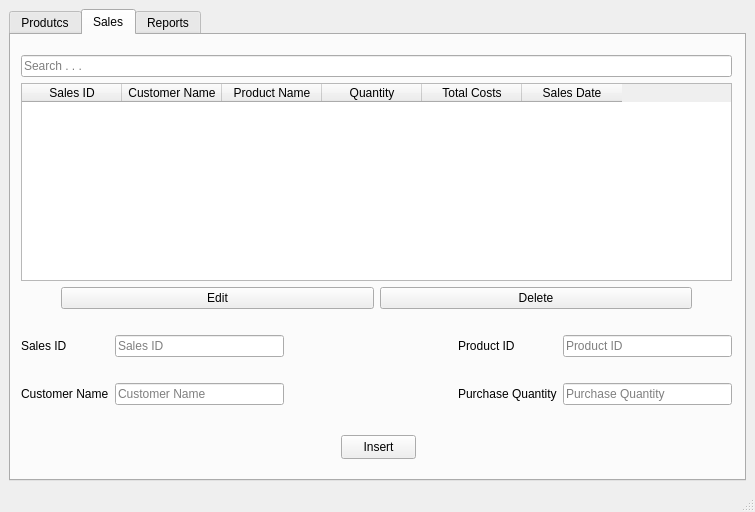
<?xml version="1.0" encoding="UTF-8"?>
<ui version="4.0">
 <class>MainWindow</class>
 <widget class="QMainWindow" name="MainWindow">
  <property name="geometry">
   <rect>
    <x>0</x>
    <y>0</y>
    <width>755</width>
    <height>512</height>
   </rect>
  </property>
  <property name="windowTitle">
   <string>Simple Shop Management System</string>
  </property>
  <widget class="QWidget" name="centralwidget">
   <layout class="QVBoxLayout" name="verticalLayout">
    <item>
     <widget class="QTabWidget" name="tabWidget">
      <property name="currentIndex">
       <number>1</number>
      </property>
      <widget class="QWidget" name="tab_products">
       <attribute name="title">
        <string>Produtcs</string>
       </attribute>
       <widget class="QPushButton" name="pb_delete_supplier">
        <property name="geometry">
         <rect>
          <x>120</x>
          <y>410</y>
          <width>101</width>
          <height>24</height>
         </rect>
        </property>
        <property name="text">
         <string>DELETE Supplier</string>
        </property>
       </widget>
       <widget class="QPushButton" name="pb_add_product">
        <property name="geometry">
         <rect>
          <x>510</x>
          <y>410</y>
          <width>101</width>
          <height>24</height>
         </rect>
        </property>
        <property name="text">
         <string>INSERT Product</string>
        </property>
       </widget>
       <widget class="QTableWidget" name="supplier_table">
        <property name="geometry">
         <rect>
          <x>10</x>
          <y>260</y>
          <width>341</width>
          <height>141</height>
         </rect>
        </property>
        <property name="editTriggers">
         <set>QAbstractItemView::NoEditTriggers</set>
        </property>
        <property name="selectionMode">
         <enum>QAbstractItemView::SingleSelection</enum>
        </property>
        <property name="selectionBehavior">
         <enum>QAbstractItemView::SelectRows</enum>
        </property>
        <property name="showGrid">
         <bool>true</bool>
        </property>
        <property name="sortingEnabled">
         <bool>true</bool>
        </property>
        <attribute name="verticalHeaderVisible">
         <bool>false</bool>
        </attribute>
        <attribute name="verticalHeaderCascadingSectionResizes">
         <bool>true</bool>
        </attribute>
        <attribute name="verticalHeaderShowSortIndicator" stdset="0">
         <bool>false</bool>
        </attribute>
        <column>
         <property name="text">
          <string>Supplier ID</string>
         </property>
        </column>
        <column>
         <property name="text">
          <string>Supplier Name</string>
         </property>
        </column>
       </widget>
       <widget class="QLineEdit" name="sfield">
        <property name="geometry">
         <rect>
          <x>10</x>
          <y>231</y>
          <width>241</width>
          <height>21</height>
         </rect>
        </property>
        <property name="text">
         <string/>
        </property>
        <property name="placeholderText">
         <string>Supplier Name</string>
        </property>
       </widget>
       <widget class="QPushButton" name="pb_add_supplier">
        <property name="geometry">
         <rect>
          <x>260</x>
          <y>230</y>
          <width>91</width>
          <height>24</height>
         </rect>
        </property>
        <property name="text">
         <string>ADD Supplier</string>
        </property>
       </widget>
       <widget class="QWidget" name="">
        <property name="geometry">
         <rect>
          <x>380</x>
          <y>230</y>
          <width>341</width>
          <height>172</height>
         </rect>
        </property>
        <layout class="QFormLayout" name="formLayout">
         <property name="horizontalSpacing">
          <number>20</number>
         </property>
         <property name="verticalSpacing">
          <number>15</number>
         </property>
         <item row="0" column="0">
          <widget class="QLabel" name="label_5">
           <property name="text">
            <string>Product ID</string>
           </property>
          </widget>
         </item>
         <item row="0" column="1">
          <widget class="QLineEdit" name="pidfield">
           <property name="readOnly">
            <bool>true</bool>
           </property>
           <property name="placeholderText">
            <string>Product ID</string>
           </property>
          </widget>
         </item>
         <item row="1" column="0">
          <widget class="QLabel" name="label_6">
           <property name="text">
            <string>Product Name</string>
           </property>
          </widget>
         </item>
         <item row="1" column="1">
          <widget class="QLineEdit" name="pnamefield">
           <property name="placeholderText">
            <string>Product Name</string>
           </property>
          </widget>
         </item>
         <item row="2" column="0">
          <widget class="QLabel" name="label_7">
           <property name="text">
            <string>Product Price</string>
           </property>
          </widget>
         </item>
         <item row="2" column="1">
          <widget class="QLineEdit" name="ppricefield">
           <property name="placeholderText">
            <string>Product Price</string>
           </property>
          </widget>
         </item>
         <item row="3" column="0">
          <widget class="QLabel" name="label_8">
           <property name="text">
            <string>Supplier ID</string>
           </property>
          </widget>
         </item>
         <item row="3" column="1">
          <widget class="QLineEdit" name="sidfield">
           <property name="text">
            <string/>
           </property>
           <property name="placeholderText">
            <string>Supplier ID</string>
           </property>
          </widget>
         </item>
         <item row="4" column="0">
          <widget class="QLabel" name="label_9">
           <property name="text">
            <string>Stock Quantity</string>
           </property>
          </widget>
         </item>
         <item row="4" column="1">
          <widget class="QLineEdit" name="sqfield">
           <property name="text">
            <string/>
           </property>
           <property name="placeholderText">
            <string>Stock Quantity</string>
           </property>
          </widget>
         </item>
        </layout>
       </widget>
       <widget class="QWidget" name="">
        <property name="geometry">
         <rect>
          <x>10</x>
          <y>20</y>
          <width>711</width>
          <height>171</height>
         </rect>
        </property>
        <layout class="QHBoxLayout" name="horizontalLayout_2">
         <item>
          <layout class="QVBoxLayout" name="verticalLayout_2">
           <item>
            <widget class="QLineEdit" name="lineEdit_5">
             <property name="placeholderText">
              <string>Search . . .</string>
             </property>
             <property name="clearButtonEnabled">
              <bool>true</bool>
             </property>
            </widget>
           </item>
           <item>
            <widget class="QTableWidget" name="products_table">
             <property name="editTriggers">
              <set>QAbstractItemView::NoEditTriggers</set>
             </property>
             <property name="selectionMode">
              <enum>QAbstractItemView::SingleSelection</enum>
             </property>
             <property name="selectionBehavior">
              <enum>QAbstractItemView::SelectRows</enum>
             </property>
             <property name="sortingEnabled">
              <bool>true</bool>
             </property>
             <attribute name="verticalHeaderVisible">
              <bool>false</bool>
             </attribute>
             <attribute name="verticalHeaderShowSortIndicator" stdset="0">
              <bool>false</bool>
             </attribute>
             <column>
              <property name="text">
               <string>Product ID</string>
              </property>
             </column>
             <column>
              <property name="text">
               <string>Product Name</string>
              </property>
             </column>
             <column>
              <property name="text">
               <string>Price</string>
              </property>
             </column>
             <column>
              <property name="text">
               <string>Stock Quantity</string>
              </property>
             </column>
             <column>
              <property name="text">
               <string>Stock Updated</string>
              </property>
             </column>
            </widget>
           </item>
          </layout>
         </item>
         <item>
          <layout class="QVBoxLayout" name="verticalLayout_3">
           <item>
            <widget class="QPushButton" name="pb_edit_product">
             <property name="text">
              <string>Edit</string>
             </property>
            </widget>
           </item>
           <item>
            <widget class="QPushButton" name="pb_delete_product">
             <property name="text">
              <string>Delete</string>
             </property>
            </widget>
           </item>
          </layout>
         </item>
        </layout>
       </widget>
      </widget>
      <widget class="QWidget" name="tab_sales">
       <attribute name="title">
        <string>Sales</string>
       </attribute>
       <widget class="QPushButton" name="pushButton_28">
        <property name="geometry">
         <rect>
          <x>330</x>
          <y>400</y>
          <width>75</width>
          <height>24</height>
         </rect>
        </property>
        <property name="text">
         <string>Insert</string>
        </property>
       </widget>
       <widget class="QWidget" name="">
        <property name="geometry">
         <rect>
          <x>10</x>
          <y>280</y>
          <width>711</width>
          <height>111</height>
         </rect>
        </property>
        <layout class="QGridLayout" name="gridLayout">
         <item row="0" column="4">
          <widget class="QLineEdit" name="lineEdit_38">
           <property name="text">
            <string/>
           </property>
           <property name="placeholderText">
            <string>Product ID</string>
           </property>
          </widget>
         </item>
         <item row="1" column="4">
          <widget class="QLineEdit" name="lineEdit_41">
           <property name="text">
            <string/>
           </property>
           <property name="placeholderText">
            <string>Purchase Quantity</string>
           </property>
          </widget>
         </item>
         <item row="1" column="1">
          <widget class="QLineEdit" name="lineEdit_37">
           <property name="text">
            <string/>
           </property>
           <property name="placeholderText">
            <string>Customer Name</string>
           </property>
          </widget>
         </item>
         <item row="0" column="3">
          <widget class="QLabel" name="label_2">
           <property name="text">
            <string>Product ID</string>
           </property>
          </widget>
         </item>
         <item row="0" column="0">
          <widget class="QLabel" name="label">
           <property name="text">
            <string>Sales ID</string>
           </property>
          </widget>
         </item>
         <item row="1" column="0">
          <widget class="QLabel" name="label_3">
           <property name="text">
            <string>Customer Name</string>
           </property>
          </widget>
         </item>
         <item row="0" column="1">
          <widget class="QLineEdit" name="lineEdit_40">
           <property name="text">
            <string/>
           </property>
           <property name="readOnly">
            <bool>true</bool>
           </property>
           <property name="placeholderText">
            <string>Sales ID</string>
           </property>
          </widget>
         </item>
         <item row="1" column="3">
          <widget class="QLabel" name="label_4">
           <property name="text">
            <string>Purchase Quantity</string>
           </property>
          </widget>
         </item>
         <item row="0" column="2">
          <spacer name="horizontalSpacer">
           <property name="orientation">
            <enum>Qt::Horizontal</enum>
           </property>
           <property name="sizeHint" stdset="0">
            <size>
             <width>40</width>
             <height>20</height>
            </size>
           </property>
          </spacer>
         </item>
        </layout>
       </widget>
       <widget class="QWidget" name="">
        <property name="geometry">
         <rect>
          <x>10</x>
          <y>20</y>
          <width>711</width>
          <height>254</height>
         </rect>
        </property>
        <layout class="QGridLayout" name="gridLayout_2">
         <item row="0" column="0">
          <widget class="QLineEdit" name="lineEdit_36">
           <property name="placeholderText">
            <string>Search . . .</string>
           </property>
           <property name="clearButtonEnabled">
            <bool>true</bool>
           </property>
          </widget>
         </item>
         <item row="1" column="0">
          <widget class="QTableWidget" name="sales_table">
           <property name="editTriggers">
            <set>QAbstractItemView::NoEditTriggers</set>
           </property>
           <property name="selectionMode">
            <enum>QAbstractItemView::SingleSelection</enum>
           </property>
           <property name="selectionBehavior">
            <enum>QAbstractItemView::SelectRows</enum>
           </property>
           <attribute name="verticalHeaderVisible">
            <bool>false</bool>
           </attribute>
           <attribute name="verticalHeaderShowSortIndicator" stdset="0">
            <bool>false</bool>
           </attribute>
           <column>
            <property name="text">
             <string>Sales ID</string>
            </property>
           </column>
           <column>
            <property name="text">
             <string>Customer Name</string>
            </property>
           </column>
           <column>
            <property name="text">
             <string>Product Name</string>
            </property>
           </column>
           <column>
            <property name="text">
             <string>Quantity</string>
            </property>
           </column>
           <column>
            <property name="text">
             <string>Total Costs</string>
            </property>
           </column>
           <column>
            <property name="text">
             <string>Sales Date</string>
            </property>
           </column>
          </widget>
         </item>
         <item row="2" column="0">
          <layout class="QHBoxLayout" name="horizontalLayout">
           <item>
            <spacer name="horizontalSpacer_3">
             <property name="orientation">
              <enum>Qt::Horizontal</enum>
             </property>
             <property name="sizeHint" stdset="0">
              <size>
               <width>40</width>
               <height>20</height>
              </size>
             </property>
            </spacer>
           </item>
           <item>
            <widget class="QPushButton" name="pushButton_26">
             <property name="sizePolicy">
              <sizepolicy hsizetype="Preferred" vsizetype="Fixed">
               <horstretch>5</horstretch>
               <verstretch>0</verstretch>
              </sizepolicy>
             </property>
             <property name="text">
              <string>Edit</string>
             </property>
            </widget>
           </item>
           <item>
            <widget class="QPushButton" name="pushButton_27">
             <property name="sizePolicy">
              <sizepolicy hsizetype="Preferred" vsizetype="Fixed">
               <horstretch>5</horstretch>
               <verstretch>0</verstretch>
              </sizepolicy>
             </property>
             <property name="text">
              <string>Delete</string>
             </property>
            </widget>
           </item>
           <item>
            <spacer name="horizontalSpacer_4">
             <property name="orientation">
              <enum>Qt::Horizontal</enum>
             </property>
             <property name="sizeHint" stdset="0">
              <size>
               <width>40</width>
               <height>20</height>
              </size>
             </property>
            </spacer>
           </item>
          </layout>
         </item>
        </layout>
       </widget>
      </widget>
      <widget class="QWidget" name="tab_reports">
       <attribute name="title">
        <string>Reports</string>
       </attribute>
      </widget>
     </widget>
    </item>
   </layout>
  </widget>
  <widget class="QStatusBar" name="statusbar"/>
 </widget>
 <resources/>
 <connections/>
</ui>
